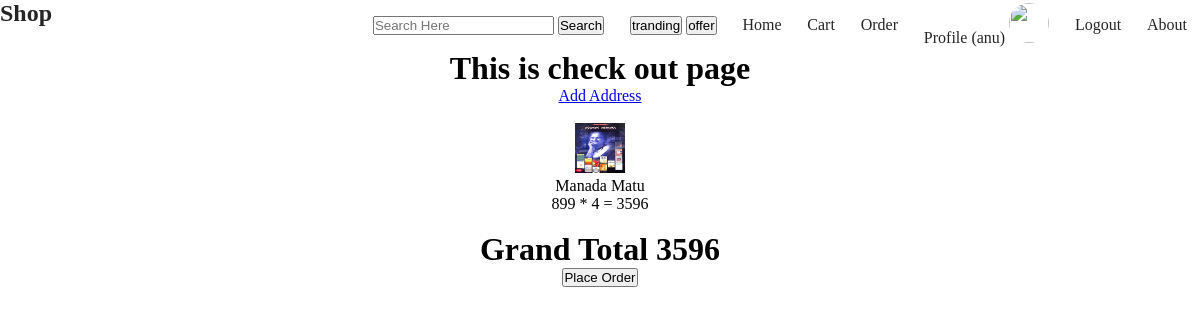
/order/checkout/ (signed in), run on an earlier commit of the app's database.
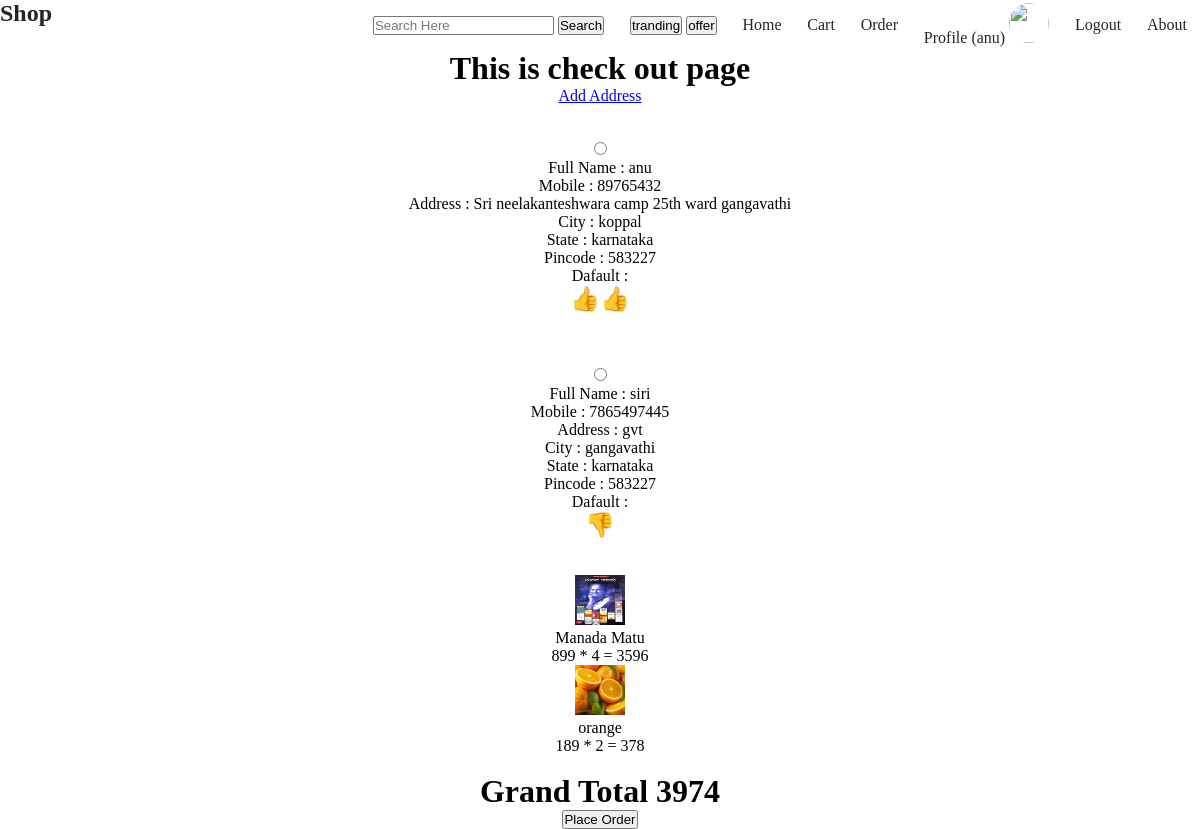
And on a later commit of the database.
### cart/models.py (models this page shows)
class CartModel(models.Model):
    user=models.ForeignKey(User,on_delete=models.CASCADE)
    prduct=models.ForeignKey(ProductModel,on_delete=models.CASCADE)
    product_count=models.PositiveBigIntegerField(default=1)
    total_price=models.IntegerField()
    created_at=models.DateTimeField(auto_now_add=True)

### product/models.py (models this page shows)
class ProductModel(models.Model):
    category=models.ForeignKey(CategoryModel,on_delete=models.CASCADE)
    pname=models.CharField(max_length=100)
    price=models.IntegerField()
    pdesc=models.TextField()
    quntity=models.IntegerField()
    pimg=models.ImageField(upload_to='product')
    create_at=models.DateTimeField(auto_now_add=True)
    is_delete=models.BooleanField(False)
    is_availble=models.BooleanField(True)
    tranding=models.BooleanField(False,null=True)
    offer=models.BooleanField(False ,null=True)

### order/models.py (models this page shows)
class Address(models.Model):
    user=models.ForeignKey(User,on_delete=models.CASCADE)
    fullname=models.CharField(max_length=100)
    mobile=models.IntegerField()
    addres_line=models.TextField()
    city=models.CharField(max_length=100)
    state=models.CharField(max_length=100)
    pincode=models.PositiveBigIntegerField()
    is_default=models.BooleanField(default=False)
    created_at=models.DateTimeField(auto_now_add=True)

### order/views.py (the view)
# urls.py: path('checkout/',checkout,name='checkout'),
def checkout(request):
    cart=CartModel.objects.filter(user=request.user)
    addres=Address.objects.filter(user=request.user)
    grand_total=sum(i.total_price for i in cart)
    print(grand_total)
    return render(request,'checkout.html',{'cart':cart,'addres':addres,'grand_total':grand_total})

### order/templates/checkout.html (shortened to what this page needs)
{% extends 'main.html' %}
{% block con %}
    <center>
        <h1>This is check out page</h1>
        <a href="{% url 'address' %}">Add Address</a> <br>
<br>
        <form action="" method="POST">
            {% for i in addres %}
            <br><input type="radio" name="add" id="" value="{{i.id}}"> <br>
            Full Name : {{i.fullname}} <br>
            Mobile : {{i.mobile}} <br>
            Address : {{i.addres_line}} <br>
            City : {{i.city}} <br>
            State : {{i.state}} <br>
            Pincode : {{i.pincode}} <br>
            Dafault : {% if i.is_default %}
                <h2>👍👍</h2>
            {% else %}
                <h2>👎</h2>
            {% endif %} <br> <br>
        {% endfor %}
         {% for i in cart %}
            <img src="{{i.prduct.pimg.url}}" alt="" style="height: 50px; width: 50px;"> <br>
            {{i.prduct.pname}} <br>
            {{i.prduct.price}} * {{i.product_count}} = {{i.total_price}}  <br>
        {% endfor %} <br>
        <h1>Grand Total {{grand_total}}</h1>
        <button type="submit">Place Order</button>
        </form>
    </center>
{% endblock %}

What changed in the data, as far as the page shows it:
added Address: fullname "anu", mobile "89765432", addres_line "Sri neelakanteshwara camp 25th ward gangavathi", city "koppal", state "karnataka", pincode "583227"
added Address: fullname "siri", mobile "7865497445", addres_line "gvt", city "gangavathi", state "karnataka", pincode "583227"
added CartModel: prduct.pimg (picture), prduct.pname "orange", prduct.price "189", product_count "2", total_price "378"
Also different on the page:
{{ grand_total }}: "3596" → "3974"
